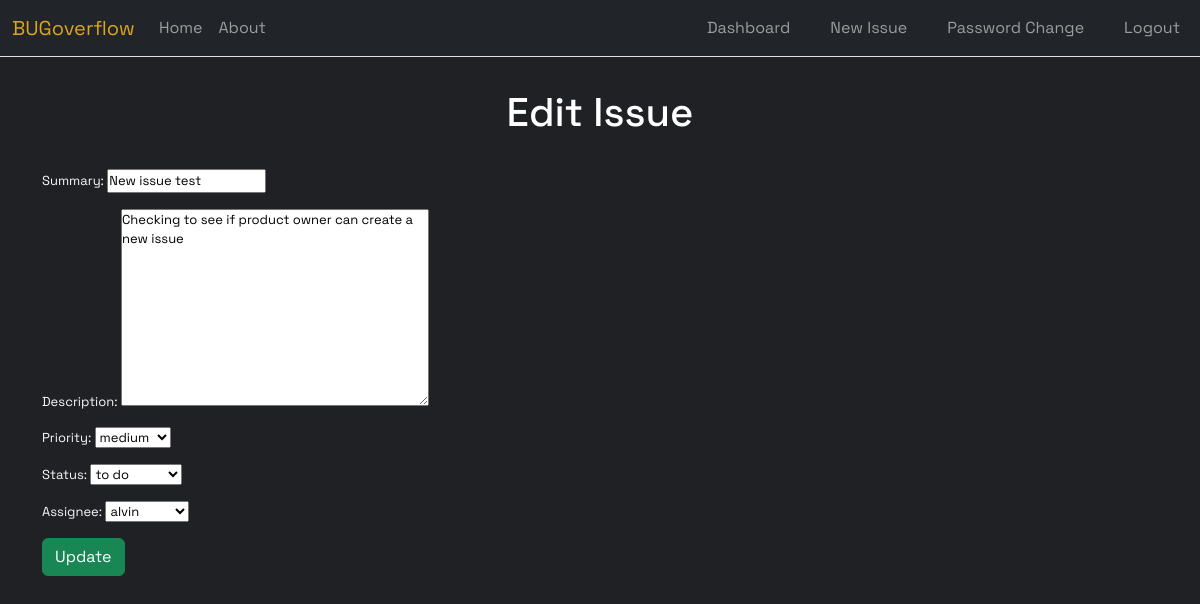
/issues/2/edit/ (signed in), run on the app's committed database.
### issues/models.py (models this page shows, shortened)
class Issue(models.Model):
    summary = models.CharField(max_length=1024)
    description = models.TextField()
    status = models.ForeignKey(
        Status,
        on_delete=models.CASCADE,
        null=True
    )
    priority = models.ForeignKey(
        Priority,
        on_delete=models.CASCADE,
        null=True
    )
    reporter = models.ForeignKey(
        get_user_model(),
        on_delete=models.CASCADE
    )
    assignee = models.ForeignKey(
        get_user_model(),
        on_delete=models.CASCADE,
        null=True,
        related_name="assignee",
    )
    created_on = models.DateTimeField(auto_now_add=True)

### issues/views.py (the view)
# urls.py: path('<int:pk>/edit/', IssueUpdateView.as_view(), name='edit_issue'),
class IssueUpdateView(LoginRequiredMixin, UserPassesTestMixin, UpdateView):
    template_name = "issues/edit.html"
    model = Issue
    fields = ["summary", "description", "priority", "status", "assignee"]
    def test_func(self):
        issue = self.get_object()
        return issue.reporter == self.request.user

### issues/models.py (called while the page is built)
    def __str__(self):
        return self.name

    def __str__(self):
        return self.name

### templates/issues/edit.html (shortened to what this page needs)
{% extends 'base.html' %}
{% block content %}
<h1>Edit Issue</h1>
<form method="POST">
    {{ form.as_p }}
    <input type="submit" value="Update" class="btn btn-success">
</form>
{% endblock content %}

### static/css/base.css (style rules this page uses)
*, *:before, *:after { padding: 0; margin: 0; box-sizing: border-box; font-family: 'Space Grotesk', sans-serif; }
body { background-color: rgb(32, 33, 36); color: rgba(248, 249, 250); font-family: 'Space Grotesk', sans-serif; }
h1 { margin: 2rem 0; color: white; text-align: center; }
p { font-size: small; }

### data on the page
Issue: summary "New issue test", description "Checking to see if product owner can create a new issue", priority "medium", status "to do", assignee "alvin"
